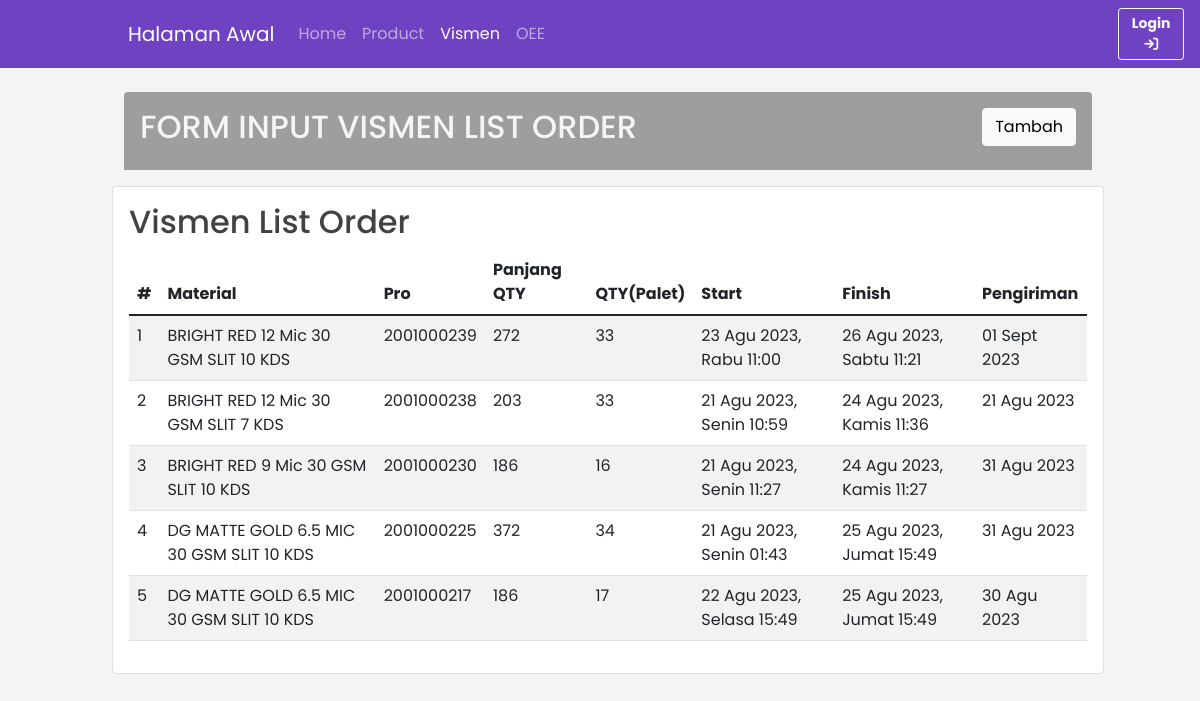
/landing/vismen, run on the app's committed database.
### tables this page shows
CREATE TABLE `tb_vismen` (
  `id_product` int(27) NOT NULL,
  `nm_product` varchar(191) NOT NULL,
  `panjang_qty` varchar(27) NOT NULL,
  `qty_palet` int(11) NOT NULL,
  `mesin` varchar(30) NOT NULL,
  `start_produksi` datetime NOT NULL,
  `finish_produksi` datetime NOT NULL,
  `est_pengiriman` date NOT NULL
);

### app/core/Controller.php (called while the page is built, shortened)
<?php
class Controller
{
    public function view($view, $data = [])
    {
        require_once __DIR__ . '/../views/' . $view . '.php';
    }
    public function model($model)
    {
        return new $model;
    }
}

### app/controllers/Landing.php (called while the page is built, shortened)
<?php
class Landing extends Controller
{
    public function vismen()
    {
        $data = [
            'nav' => 'vismen',
            'judul' => 'Vismen',
            'product' => $this->model('Product_model')->getProduct(),
            'vismen' => $this->model('Vismen_model')->getVismen()
        ];
        $this->view('landing/vismen', $data);
    }
}

### app/core/App.php (called while the page is built, shortened)
<?php
class App
{
    protected $method = 'index';
    protected $params = [];
    public function __construct()
    {
        $url = $this->parseURL();
        if (!empty($url[0]) && file_exists(__DIR__ . '/../controllers/' . $url[0] . '.php')) {
            unset($url[0]);
        }
        $this->controller = new $this->controller;
        if (isset($url[1])) {
            if (method_exists($this->controller, $url[1])) {
                $this->method = $url[1];
            }
        }
        call_user_func_array([$this->controller, $this->method], $this->params);
    }
    public function parseURL()
    {
        $uri = urldecode(
            parse_url($_SERVER['REQUEST_URI'], PHP_URL_PATH) ?? ''
        );
        if (isset($uri)) {
            $uri = ltrim(rtrim($uri, '/'), '/');
            $uri = filter_var($uri, FILTER_SANITIZE_URL);
            $uri = explode('/', $uri);
            return $uri;
        }
    }
}

### public/index.php (called while the page is built, shortened)
<?php
$app = new App;

### index.php (called while the page is built, shortened)
<?php
require_once __DIR__ . '/public/index.php';

### app/core/Database.php (called while the page is built, shortened)
<?php
class Database {
    private $host = DB_HOST;
    private $user = DB_USER;
    private $pass = DB_PASS;
    private $db_name = DB_NAME;
    private $dbh;
    private $stmt;
    public function __construct()
    {
         $dsn = 'mysql:host=' . $this->host . ';dbname=' . $this->db_name;
         $option = [
            PDO::ATTR_PERSISTENT => true,
            PDO::ATTR_ERRMODE => PDO::ERRMODE_EXCEPTION
         ];
         try{
             $this->dbh = new PDO($dsn, $this->user, $this->pass, $option);
         }catch(PDOException $e){
             die($e->getMessage());
         }
    }
    public function query($query)
    {
        $this->stmt = $this->dbh->prepare($query);
    }
    public function execute()
    {
        $this->stmt->execute();
    }
    public function resultSet()
    {
        $this->execute();
        return $this->stmt->fetchAll(PDO::FETCH_ASSOC);
    }
}

### app/models/Vismen_model.php (called while the page is built, shortened)
<?php
class Vismen_model
{
    private $db;
    public function __construct()
    {
        $this->db = new Database;
    }
    public function getVismen()
    {
        $this->db->query('SELECT * FROM tb_vismen ORDER BY id_product DESC');
        return $this->db->resultSet();
    }
}

### app/models/Product_model.php (called while the page is built, shortened)
<?php
class Product_model
{
    private $db;
    public function __construct()
    {
        $this->db = new Database;
    }
    public function getProduct()
    {
        $this->db->query('SELECT * FROM tb_product ORDER BY id_product DESC');
        return $this->db->resultSet();
    }
}

### app/helpers/Function_helper.php (called while the page is built, shortened)
<?php
function tgl_indo($tgl, $hr = false)
{
    $hari = getHari(date('N', strtotime($tgl)));
    $jam = substr($tgl, 11, 5);
    $tanggal = substr($tgl, 8, 2);
    $shortBulan = getShortBulan(substr($tgl, 5, 2));
    $tahun = substr($tgl, 0, 4);
    if ($hr) {
        return $tanggal . ' ' . $shortBulan . ' ' . $tahun . ', ' . $hari . ' ' . $jam;
    }
    return $tanggal . ' ' . $shortBulan . ' ' . $tahun;
}
function getBulan($bln)
{
    switch ($bln) {
        case 8:
            return "Agustus";
            break;
        case 9:
            return "September";
            break;
    }
}
function getShortBulan($bln)
{
    switch ($bln) {
        case 8:
            return "Agu";
            break;
        case 9:
            return "Sept";
            break;
    }
}
function getHari($hr)
{
    switch ($hr) {
        case 1:
            return "Senin";
            break;
        case 2:
            return "Selasa";
            break;
        case 3:
            return "Rabu";
            break;
        case 4:
            return "Kamis";
            break;
        case 5:
            return "Jumat";
            break;
        case 6:
            return "Sabtu";
            break;
    }
}

### app/views/landing/vismen.php (the view, shortened to what this page needs)
<div class="main py-4">
    <div class="container add-vismen">
        <div class="p-2 p-lg-3 bg-gray rounded-top ">
            <div class="row justify-content-between accordion-header" id="headingThree">
                <div class="col-8">
                    <h2 class="text-light">FORM INPUT VISMEN LIST ORDER</h2>
                </div>
                <div class="col-4 text-end">
                    <button type="button" class="btn btn-light tambah" data-bs-toggle="collapse" data-bs-target="#tambahVismen" aria-expanded="false" aria-controls="tambahVismen">Tambah</button>
                </div>
            </div>
        </div>
    </div>
    <div class="card my-3">
        <div class="card-body">
            <h2 class="card-title">Vismen List Order</h2>
            <table class="table table-striped table-hover">
                <thead>
                    <tr>
                        <th scope="col">#</th>
                        <th scope="col">Material</th>
                        <th scope="col">Pro</th>
                        <th scope="col">Panjang QTY</th>
                        <th scope="col">QTY(Palet)</th>
                        <th scope="col">Start</th>
                        <th scope="col">Finish</th>
                        <th scope="col">Pengiriman</th>
                    </tr>
                </thead>
                <tbody>
                    <?php $nomor = 1;
                    foreach ($data['vismen'] as $vs) : ?>
                        <tr>
                            <td><?= $nomor++; ?></td>
                            <td><?= $vs['nm_product']; ?></td>
                            <td><?= $vs['id_product']; ?></td>
                            <td><?= $vs['panjang_qty']; ?></td>
                            <td><?= $vs['qty_palet']; ?></td>
                            <td><?= tgl_indo($vs['start_produksi'], true); ?></td>
                            <td><?= tgl_indo($vs['finish_produksi'], true); ?></td>
                            <td><?= tgl_indo($vs['est_pengiriman']); ?></td>
                        </tr>
                    <?php endforeach; ?>
                </tbody>
            </table>
        </div>
    </div>
</div>

### public/assets/css/index.css (style rules this page uses)
:root { --bs-blue: #0d6efd; --bs-indigo: #6610f2; --bs-purple: #6f42c1; --bs-pink: #d63384; --bs-red: #dc3545; --bs-orange: #fd7e14; --bs-yellow: #ffc107; --bs-green: #198754; --bs-teal: #20c997; --bs-cyan: #0dcaf0; --bs-white: #fff; --bs-gray: #757575; --bs-gray-dark: #424242; --bs-gray-100: #f5f5f5; --bs-gray-200: #eeeeee; --bs-gray-300: #e0e0e0; --bs-gray-400: #bdbdbd; --bs-gray-500: #9e9e9e; --bs-gray-600: #757575; --bs-gray-700: #616161; --bs-gray-800: #424242; --bs-gray-900: #212121; --bs-primary: #6200ea; --bs-secondary: #9c27b0; --bs-success: #2e7d32; --bs-info: #26a69a; --bs-warning: #ffb300; --bs-danger: #d32f2f; --bs-light: #f5f5f5; --bs-dark: #212121; --bs-white: #fff; --bs-black: #000; --bs-gray: #9e9e9e; --bs-primary-rgb: 98, 0, 234; --bs-secondary-rgb: 156, 39, 176; --bs-success-rgb: 46, 125, 50; --bs-info-rgb: 38, 166, 154; --bs-warning-rgb: 255, 179, 0; --bs-danger-rgb: 211, 47, 47; --bs-light-rgb: 245, 245, 245; --bs-light-gray-rgb: 220,220,220; --bs-dark-rgb: 33, 33, 33; --bs-white-rgb: 255, 255, 255; --bs-black-rgb: 0, 0, 0; --bs-gray-rgb: 158, 158, 158; --bs-white-rgb: 255, 255, 255; --bs-black-rgb: 0, 0, 0; --bs-body-color-rgb: 66, 66, 66; --bs-body-bg-rgb: 255, 255, 255; --bs-font-sans-serif: "Roboto", system-ui, -apple-system, "Segoe UI", Roboto, "Helvetica Neue", Arial, "Noto Sans", "Liberation Sans", sans-serif, "Apple Color Emoji", "Segoe UI Emoji", "Segoe UI Symbol", "Noto Color Emoji"; --bs-font-monospace: "Roboto Mono", SFMono-Regular, Menlo, Monaco, Consolas, "Liberation Mono", "Courier New", monospace; --bs-gradient: linear-gradient(180deg, rgba(255, 255, 255, 0.15), rgba(255, 255, 255, 0)); --bs-body-font-family: var(--bs-font-sans-serif); --bs-body-font-size: 1rem; --bs-body-font-weight: 400; --bs-body-line-height: 1.5; --bs-body-color: #424242; --bs-body-bg: #fff; }
html, body { font-family: "Poppins"; font-style: normal; background-color: #f4f4f4; overflow-x: hidden; position: relative; }
.bg-gray { --bs-bg-opacity: 1; background-color: rgba(var(--bs-gray-rgb), var(--bs-bg-opacity)) !important; }

### app/views/templates/landing_header.php (style rules this page uses)
.main { margin-left: 7em; margin-right: 6em; }

### app/views/landing/vismen.php (style rules this page uses)
.add-vismen { max-width: 70em !important; }

### data on the page
tb_vismen: nm_product "BRIGHT RED 12 Mic 30 GSM SLIT 10 KDS", id_product "2001000239", panjang_qty "272", qty_palet "33", start_produksi "23 Agu 2023, Rabu 11:00", finish_produksi "26 Agu 2023, Sabtu 11:21", est_pengiriman "01 Sept 2023"
tb_vismen: nm_product "BRIGHT RED 12 Mic 30 GSM SLIT 7 KDS", id_product "2001000238", panjang_qty "203", qty_palet "33", start_produksi "21 Agu 2023, Senin 10:59", finish_produksi "24 Agu 2023, Kamis 11:36", est_pengiriman "21 Agu 2023"
tb_vismen: nm_product "BRIGHT RED 9 Mic 30 GSM SLIT 10 KDS", id_product "2001000230", panjang_qty "186", qty_palet "16", start_produksi "21 Agu 2023, Senin 11:27", finish_produksi "24 Agu 2023, Kamis 11:27", est_pengiriman "31 Agu 2023"
tb_vismen: nm_product "DG MATTE GOLD 6.5 MIC 30 GSM SLIT 10 KDS", id_product "2001000225", panjang_qty "372", qty_palet "34", start_produksi "21 Agu 2023, Senin 01:43", finish_produksi "25 Agu 2023, Jumat 15:49", est_pengiriman "31 Agu 2023"
tb_vismen: nm_product "DG MATTE GOLD 6.5 MIC 30 GSM SLIT 10 KDS", id_product "2001000217", panjang_qty "186", qty_palet "17", start_produksi "22 Agu 2023, Selasa 15:49", finish_produksi "25 Agu 2023, Jumat 15:49", est_pengiriman "30 Agu 2023"
